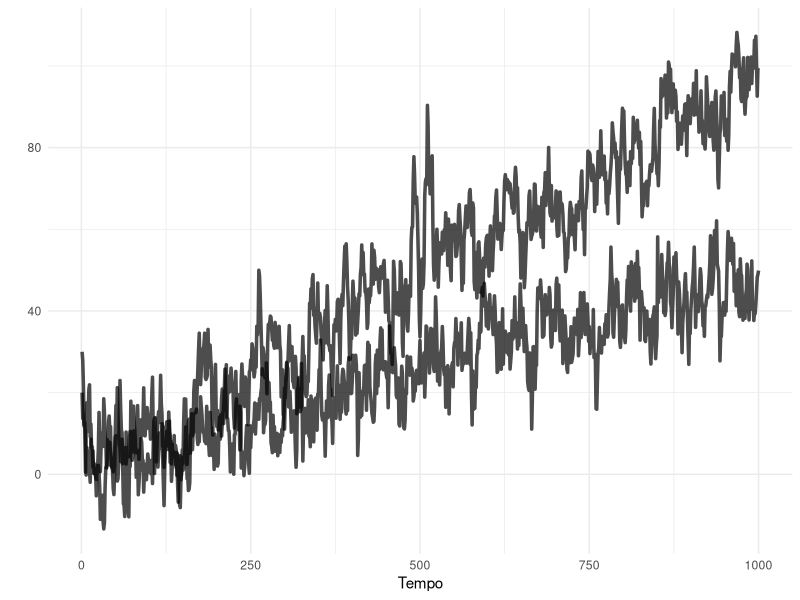
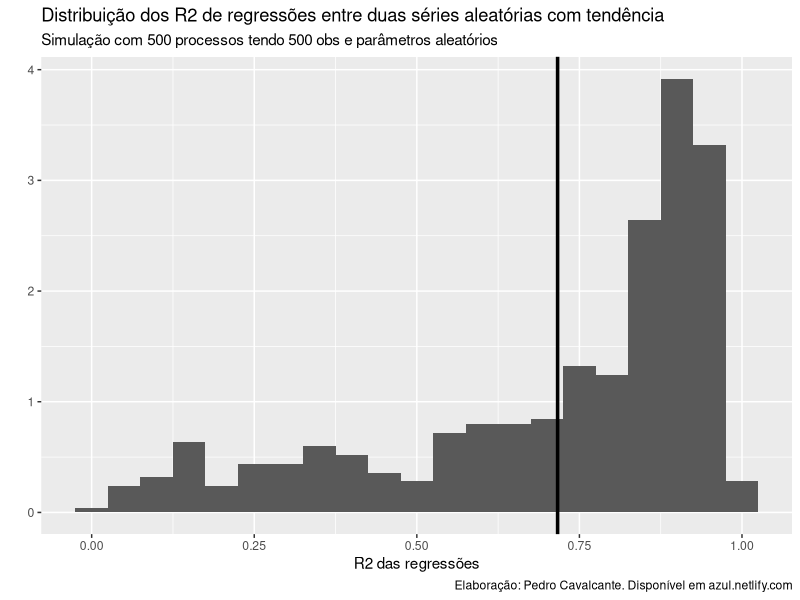

The R source for these figures, in order:
## ---- chunk 1
knitr::opts_chunk$set(warning = FALSE, message = FALSE, dpi = 180)
## ---- chunk 2

library(tibble)
library(ggplot2)
library(dplyr)

n <- 1000 # tamanho da amostra

dados <- tibble(x = double(length = n),
                y = double(length = n),
                t = 1:n)

nrow(dados)
## ---- chunk 3

dados$x[1] <- 20 # condições iniciais
dados$y[1] <- 30

for(i in 2:n) {
  
  dados$x[i] <- .02*dados$t[i] + 0.8*dados$x[(i-1)] + rnorm(n = 1, sd = 5)
  dados$y[i] <- .015*dados$t[i] + 0.7*dados$y[(i-1)] + rnorm(n = 1, sd = 5)
  
}

dados %>%
  ggplot(aes(x = t)) +
  geom_line(aes(y = x), size = 1.2, alpha = .7) +
  geom_line(aes(y = y), size = 1.2, alpha = .7) +
  labs(y = "",
       x = "Tempo") +
  theme_minimal()
## ---- chunk 4

modeloRuim <- lm(y ~ x, 
                 data = dados)

summary(modeloRuim)

## ---- chunk 5
m <- 500 # número de modelos
n <- 500 # tamanho da amostra

simulacao <- tibble(R2 = double(length = m))
  
  for(i in 1:m) {
  
  dados <- tibble(x = double(length = n),
                  y = double(length = n),
                  t = 1:n)
    
    
  dados$x[1] <- 20 # condições iniciais
  dados$y[1] <- 30
  
  param1 <- runif(n = 1, 0.01, .1) 
  param2 <- runif(n = 1, 0.01, .1)
  
  param3 <- rnorm(n = 1, mean = .8, sd = .15)
  param4 <- rnorm(n = 1, mean = .7, sd = .15)
  
      for(j in 2:n) {
      
      dados$x[j] <- param1*dados$t[j] + param3*dados$x[(j-1)] + rnorm(n = 1, sd = 5)
      dados$y[j] <- param2*dados$t[j] + param4*dados$y[(j-1)] + rnorm(n = 1, sd = 5)
      
      }


  modeloRuim <- lm(y ~ x, 
                   data = dados)
  
  simulacao$R2[i] <- summary(modeloRuim)$r.squared
  
  }

simulacao %>%
  ggplot(aes(x = R2)) +
  geom_histogram(aes(y = ..density..), binwidth = .05) +
  geom_vline(xintercept = mean(simulacao$R2), size = 1.2) + # veta vertical na média
  labs(title = "Distribuição dos R2 de regressões entre duas séries aleatórias com tendência",
       subtitle = "Simulação com 500 processos tendo 500 obs e parâmetros aleatórios",
       caption = "Elaboração: Pedro Cavalcante. Disponível em azul.netlify.com",
       x = "R2 das regressões",
       y = "")
  

